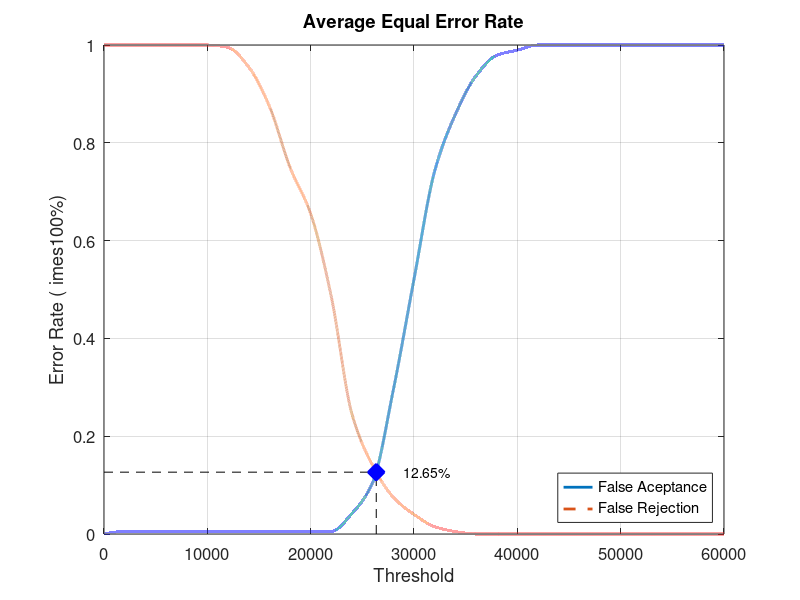
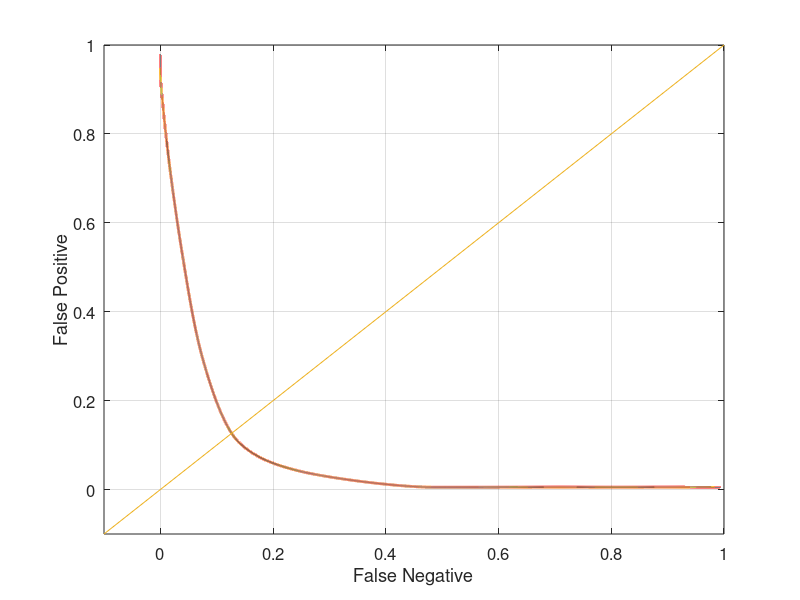

Recreate these plots in MATLAB, in order.
close all;
clear;
clc;
x = 0:2000:60000;
xq = 0:0.5:60000;

y0 = [0 0.00526316 0.00526316 0.00526316 0.00526316 0.00526316 0.00526316 0.00526316 0.00526316 0.00526316 0.00526316 0.00526316 0.0421053 0.105263 0.294737 0.521053 0.742105 0.857895 0.936842 0.978947 0.989474 1 1 1 1 1 1 1 1 1 1]
yy0 = interp1(x, y0, xq, 'pchip');
y1 = [1 1 1 1 1 1 0.995 0.955 0.875 0.75 0.655 0.485 0.245 0.14 0.075 0.04 0.015 0.005 0 0 0 0 0 0 0 0 0 0 0 0 0]
yy1 = interp1(x, y1, xq, 'pchip');

% Calculating EER: 
y2 = abs(y0 - y1);
find(y2 == min(y2))
yy2 = abs(yy0 - yy1);
xEER = find(yy2 == min(yy2));
xEERIndex = xq(xEER) % X-axis EER
yEER = yy0(xEER) % Y-axis EER

main = figure
plot(xq, yy0,'-','LineWidth', 2);	hold on
plot(xq, yy1,'--','LineWidth', 2);	hold on
plot([xEERIndex xEERIndex], [0 yEER], 'k--');	hold on
plot([0 xEERIndex], [yEER yEER], 'k--');	hold on
plot(xEERIndex, yEER, 'bx', 'LineWidth', 10);	hold on
text(xEERIndex + 10 * xEERIndex / 100, yEER, [num2str(round((10000 * yEER)) / 100) '%'])
legend('False Aceptance', 'False Rejection', 'Location', 'SouthEast')
xlabel('Threshold')
ylabel('Error Rate (	imes100%)')
title('Average Equal Error Rate')
set(gca, 'FontSize', 12)
axis([0 60000 0 1])
grid on

print(main, 'Database2_4Main', '-dpng');
FNRxFPR = figure('Color', [1 1 1]);
plot(yy1, yy0, '-', yy1, yy0, 'LineWidth', 2);
hold on
y = -0.1:0.1:1
plot(y, y); 
set(gca, 'FontSize', 12)
xlabel('False Negative')
ylabel('False Positive')
axis([-0.1 1 -0.1 1])
set(gca, 'FontSize', 12)
grid on

print(FNRxFPR, 'Database2_4FNRxFPR','-dpng');
